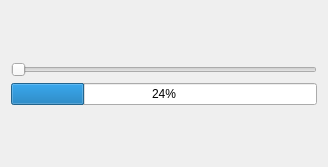
<?xml version="1.0" encoding="UTF-8"?>
<ui version="4.0">
 <class>MainWindow</class>
 <widget class="QMainWindow" name="MainWindow">
  <property name="geometry">
   <rect>
    <x>0</x>
    <y>0</y>
    <width>328</width>
    <height>167</height>
   </rect>
  </property>
  <property name="windowTitle">
   <string>MainWindow</string>
  </property>
  <widget class="QWidget" name="centralWidget">
   <layout class="QGridLayout" name="gridLayout">
    <item row="0" column="0">
     <layout class="QVBoxLayout" name="verticalLayout">
      <item>
       <widget class="QSlider" name="horizontalSlider">
        <property name="orientation">
         <enum>Qt::Horizontal</enum>
        </property>
       </widget>
      </item>
      <item>
       <widget class="QProgressBar" name="progressBar">
        <property name="value">
         <number>24</number>
        </property>
       </widget>
      </item>
     </layout>
    </item>
   </layout>
  </widget>
 </widget>
 <layoutdefault spacing="6" margin="11"/>
 <resources/>
 <connections/>
</ui>
